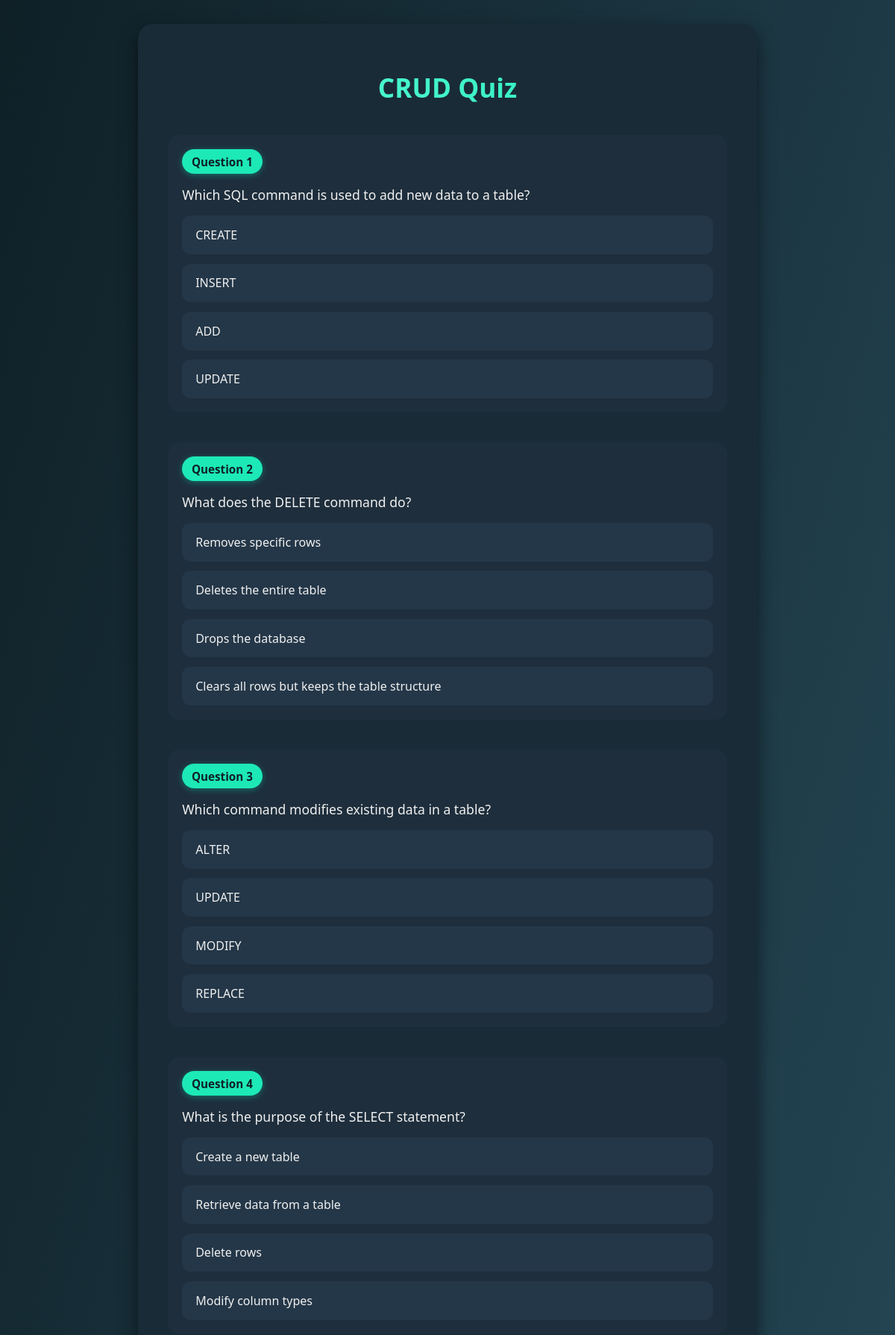
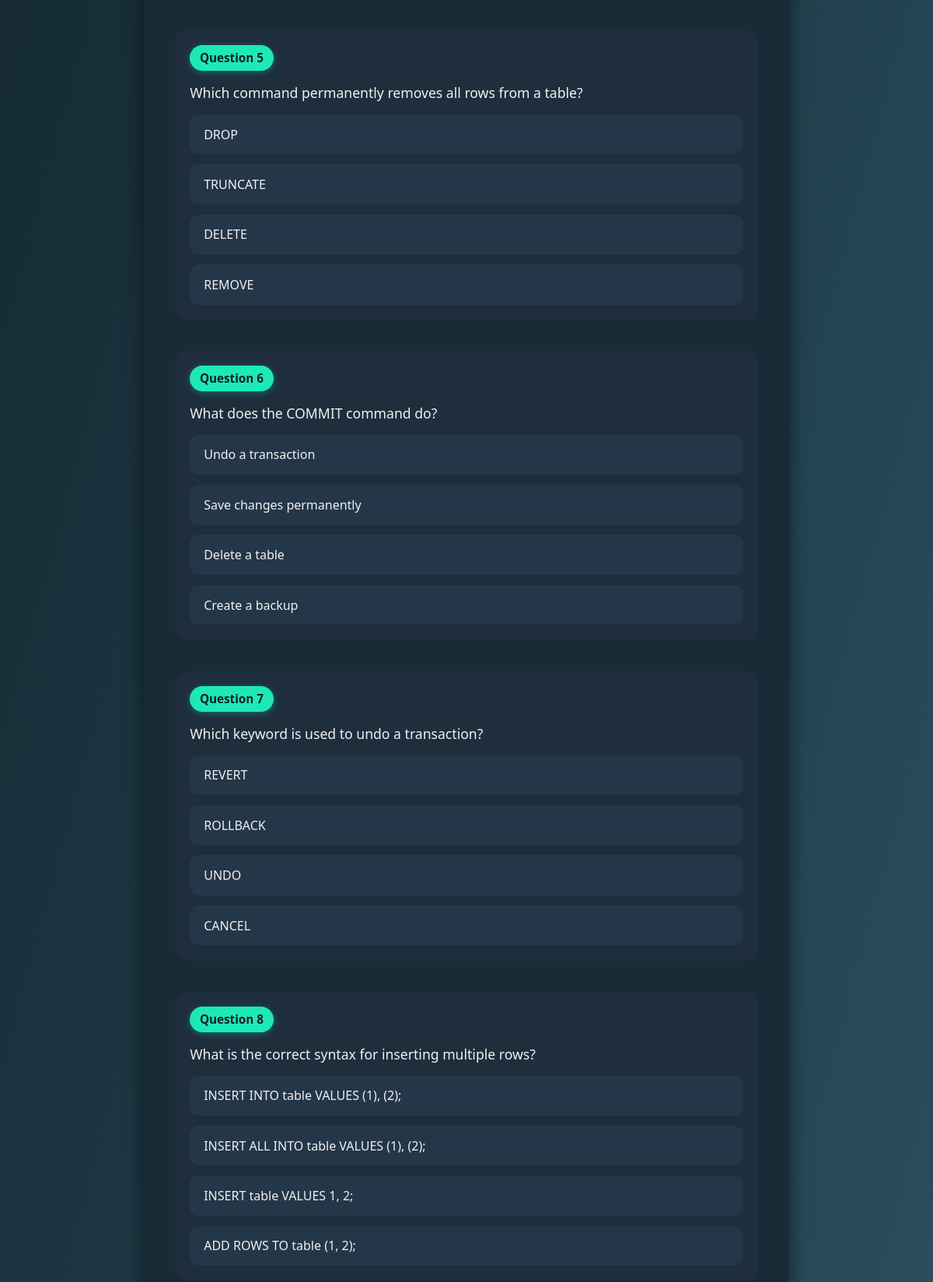
Screenshot of /quiz/CRUD (signed in, upper part) with the database file from the repository (2 pictures, top to bottom).
### app.py (models this page shows)
class Quiz(db.Model):
    id = db.Column(db.Integer, primary_key=True)
    topic = db.Column(db.String(100), nullable=False)
    question = db.Column(db.String(255), nullable=False)
    option1 = db.Column(db.String(100), nullable=False)
    option2 = db.Column(db.String(100), nullable=False)
    option3 = db.Column(db.String(100), nullable=False)
    option4 = db.Column(db.String(100), nullable=False)
    correct_option = db.Column(db.String(100), nullable=False)  # 1, 2, 3, or 4

### app.py (the view, shortened to what this page needs)
@app.route('/quiz/<topic>', methods=['GET', 'POST'])
def quiz(topic):
    if 'user_id' not in session:
        return redirect(url_for('login'))
    user = User.query.get(session['user_id'])
    questions = Quiz.query.filter_by(topic=topic).all()
    return render_template('quiz.html', questions=questions, topic=topic)

### templates/quiz.html (shortened to what this page needs)
<!DOCTYPE html>
<html lang="en">
<head>
</head>
<body>
    <form method="post">
        <h2>{{ topic }} Quiz</h2>
        {% for q in questions %}
        <div class="question-block">
            <span class="question-number">Question {{ loop.index }}</span>
            <p>{{ q.question }}</p>
            <div class="option-container">
                <label for="q{{ q.id }}_1" class="option-label">{{ q.option1 }}</label>
                <label for="q{{ q.id }}_2" class="option-label">{{ q.option2 }}</label>
                <label for="q{{ q.id }}_3" class="option-label">{{ q.option3 }}</label>
                <label for="q{{ q.id }}_4" class="option-label">{{ q.option4 }}</label>
            </div>
        </div>
        {% endfor %}
    </form>
</body>
</html>

### templates/quiz.html (style rules this page uses)
:root { --primary: #0f2027; --secondary: #203a43; --highlight: #2c5364; --text-light: #f0f0f0; --accent: #1de9b6; --card: #1a2b38; --shadow: rgba(0, 0, 0, 0.5); }
body { background: linear-gradient(to bottom right, var(--primary), var(--highlight)); color: var(--text-light); font-family: 'Segoe UI', sans-serif; margin: 0; padding: 2rem; display: flex; justify-content: center; }
form { background: var(--card); padding: 2rem 2.5rem; border-radius: 20px; box-shadow: 0 10px 25px var(--shadow); max-width: 750px; width: 100%; }
h2 { text-align: center; font-size: 2.2rem; background: -webkit-linear-gradient(45deg, #64ffda, #1de9b6); -webkit-background-clip: text; -webkit-text-fill-color: transparent; margin-bottom: 2.5rem; }
.question-block { margin-bottom: 2.5rem; padding: 1.2rem; border-radius: 16px; background: #1e2e3c; box-shadow: inset 0 0 0 rgba(255,255,255,0); transition: 0.3s; }
.question-number { background: var(--accent); color: var(--primary); display: inline-block; font-weight: bold; padding: 0.4rem 0.8rem; border-radius: 20px; font-size: 0.95rem; margin-bottom: 0.6rem; box-shadow: 0 2px 8px rgba(0, 255, 204, 0.3); }
.question-block p { font-size: 1.1rem; margin: 0.4rem 0 1rem; }
.option-container { display: flex; flex-direction: column; gap: 0.8rem; }
.option-label { padding: 0.8rem 1rem; border-radius: 12px; background: #243748; border: 2px solid transparent; cursor: pointer; transition: 0.2s ease; }

### rows the page displays
Quiz: question "Which SQL command is used to add new data to a table?", option1 "CREATE", option2 "INSERT", option3 "ADD", option4 "UPDATE"
Quiz: question "What does the DELETE command do?", option1 "Removes specific rows", option2 "Deletes the entire table", option3 "Drops the database", option4 "Clears all rows but keeps the table structure"
Quiz: question "Which command modifies existing data in a table?", option1 "ALTER", option2 "UPDATE", option3 "MODIFY", option4 "REPLACE"
Quiz: question "What is the purpose of the SELECT statement?", option1 "Create a new table", option2 "Retrieve data from a table", option3 "Delete rows", option4 "Modify column types"
Quiz: question "Which command permanently removes all rows from a table?", option1 "DROP", option2 "TRUNCATE", option3 "DELETE", option4 "REMOVE"
Quiz: question "What does the COMMIT command do?", option1 "Undo a transaction", option2 "Save changes permanently", option3 "Delete a table", option4 "Create a backup"
Quiz: question "Which keyword is used to undo a transaction?", option1 "REVERT", option2 "ROLLBACK", option3 "UNDO", option4 "CANCEL"
Quiz: question "What is the correct syntax for inserting multiple rows?", option1 "INSERT INTO table VALUES (1), (2);", option2 "INSERT ALL INTO table VALUES (1), (2);", option3 "INSERT table VALUES 1, 2;", option4 "ADD ROWS TO table (1, 2);"

### other values shown
{{ topic }} "CRUD"
